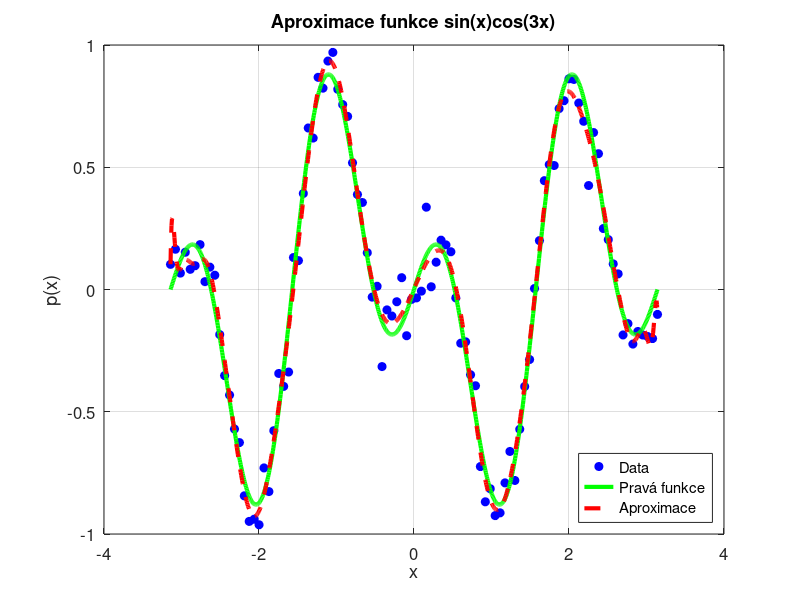

Recreate this plot in MATLAB.
addpath('Funkce');

% Cílová funkce: sin(x) * cos(3x)
f = @(x) sin(x) .* cos(3 * x);

% 2. Generování dat
n = 100;               
x = linspace(-pi, pi, n)';            
y_true = f(x);                         
noise = 0.1 * randn(size(x));         
y = y_true + noise;                   

% 3. Aproximace pomocí polynomu
degree = 30;                        
p = polyfit(x, y, degree);      
x_dense = linspace(-pi, pi, 1000)';  
y_fit = polyval(p, x_dense);         
y_true_dense = f(x_dense);         

% 4. Vyhodnocení výsledku
rmse = sqrt(mean((polyval(p, x) - y_true).^2));  
fprintf('RMSE pro polynom stupně %d: %.4f\n', degree, rmse);

% Vykreslení výsledků
figure;
plot(x, y, 'bo', 'MarkerFaceColor', 'b', 'DisplayName', 'Data'); hold on;
plot(x_dense, y_true_dense, 'g-', 'LineWidth', 3, 'DisplayName', 'Pravá funkce');
plot(x_dense, y_fit, 'r--', 'LineWidth', 3, 'DisplayName', 'Aproximace');
legend('Location', 'southeast', 'FontSize', 12);
xlabel('x', 'FontSize', 14);
ylabel('p(x)', 'FontSize', 14);
title(['Aproximace funkce sin(x)cos(3x)'], 'FontSize', 16);
grid on;
set(gca, 'FontSize', 12);
